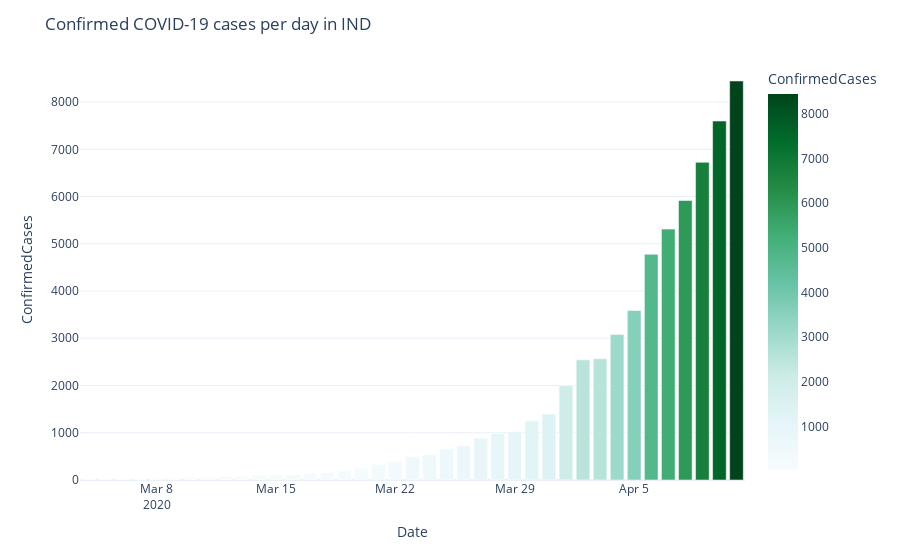

The cell this chart's notebook holds for it:
### Markdown cell above
## Covid-19 Cases in India over Days

### Code cell
df_by_date_India = pd.DataFrame(df.fillna('NA').groupby(['Country_Region','Date'])['ConfirmedCases'].sum().sort_values().reset_index())

fig = px.bar(df_by_date_India.loc[(df_by_date_India['Country_Region'] == 'India') &(df_by_date_India.Date >= '2020-03-04')].sort_values('ConfirmedCases',ascending = False), 
             x='Date', y='ConfirmedCases', color="ConfirmedCases", color_continuous_scale=px.colors.sequential.BuGn)
fig.update_layout(title_text='Confirmed COVID-19 cases per day in IND')
fig.show()

### Figure 1 — Plotly figure (JSON) as saved in the notebook; plotly's stock layout.template omitted (floating-point values rounded to 4 significant figures)
{"data": [{"alignmentgroup": "True", "hovertemplate": "Date=%{x}<br>ConfirmedCases=%{marker.color}<extra></extra>", "legendgroup": "", "marker": {"color": [8446, 7598, 6725, 5916, 5311, 4778, 3588, 3082, 2567, 2543, 1998, 1397, 1251, 1024, 987, 887, 727, 657, 536, 499, 396, 330, 244, 194, 156, 142, 119, 113, 102, 82, 73, 62, 56, 43, 39, 34, 31, 30, 28], "coloraxis": "coloraxis"}, "name": "", "offsetgroup": "", "orientation": "v", "showlegend": false, "textposition": "auto", "type": "bar", "x": ["2020-04-11", "2020-04-10", "2020-04-09", "2020-04-08", "2020-04-07", "2020-04-06", "2020-04-05", "2020-04-04", "2020-04-03", "2020-04-02", "2020-04-01", "2020-03-31", "2020-03-30", "2020-03-29", "2020-03-28", "2020-03-27", "2020-03-26", "2020-03-25", "2020-03-24", "2020-03-23", "2020-03-22", "2020-03-21", "2020-03-20", "2020-03-19", "2020-03-18", "2020-03-17", "2020-03-16", "2020-03-15", "2020-03-14", "2020-03-13", "2020-03-12", "2020-03-11", "2020-03-10", "2020-03-09", "2020-03-08", "2020-03-07", "2020-03-06", "2020-03-05", "2020-03-04"], "xaxis": "x", "y": [8446, 7598, 6725, 5916, 5311, 4778, 3588, 3082, 2567, 2543, 1998, 1397, 1251, 1024, 987, 887, 727, 657, 536, 499, 396, 330, 244, 194, 156, 142, 119, 113, 102, 82, 73, 62, 56, 43, 39, 34, 31, 30, 28], "yaxis": "y"}], "layout": {"barmode": "relative", "coloraxis": {"colorbar": {"title": {"text": "ConfirmedCases"}}, "colorscale": [[0, "rgb(247,252,253)"], [0.125, "rgb(229,245,249)"], [0.25, "rgb(204,236,230)"], [0.375, "rgb(153,216,201)"], [0.5, "rgb(102,194,164)"], [0.625, "rgb(65,174,118)"], [0.75, "rgb(35,139,69)"], [0.875, "rgb(0,109,44)"], [1, "rgb(0,68,27)"]]}, "legend": {"tracegroupgap": 0}, "margin": {"t": 60}, "title": {"text": "Confirmed COVID-19 cases per day in IND"}, "xaxis": {"anchor": "y", "domain": [0, 1], "title": {"text": "Date"}}, "yaxis": {"anchor": "x", "domain": [0, 1], "title": {"text": "ConfirmedCases"}}}}
